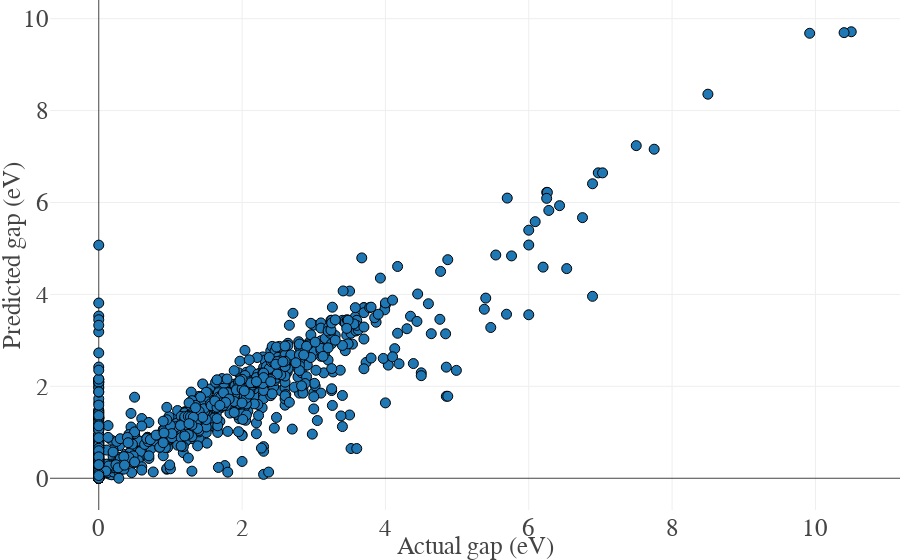

This figure's notebook cell:
### Code cell
from matminer.figrecipes.plot import PlotlyFig
pf = PlotlyFig(mode='notebook', margins=0, x_title='Actual gap (eV)', y_title='Predicted gap (eV)')
pf.xy([(y_test0, y_pred0)], labels=X_test0.index)

### Figure 1 — Plotly figure (JSON) as saved in the notebook; plotly's stock layout.template omitted (floating-point values rounded to 4 significant figures; data arrays with more than 128 entries replaced by an {"elided": "..."} marker saying what was removed)
{"data": [{"hoverinfo": "x+y+text", "hoverlabel": {"font": {"family": "Courier", "size": 25}}, "line": {"dash": "solid", "width": 2}, "marker": {"colorscale": "Viridis", "line": {"color": "black", "width": 1}, "showscale": false, "size": 10, "symbol": "circle"}, "mode": "markers", "text": {"elided": "1244 str values"}, "type": "scatter", "uid": "2db09d2e-c218-11e8-96db-c4b301c0ad2d", "x": {"elided": "1244 float values"}, "y": {"elided": "1244 float values"}}], "layout": {"hoverlabel": {"font": {"family": "Courier", "size": 25}}, "hovermode": "closest", "legend": {"font": {"family": "Courier", "size": 25}}, "margin": {"b": 50, "l": 50, "pad": 0, "r": 0, "t": 0}, "paper_bgcolor": "white", "plot_bgcolor": "white", "title": "", "titlefont": {"family": "Courier", "size": 25}, "xaxis": {"tickfont": {"family": "Courier", "size": 25}, "title": "Actual gap (eV)", "titlefont": {"family": "Courier", "size": 25}, "type": "linear"}, "yaxis": {"tickfont": {"family": "Courier", "size": 25}, "title": "Predicted gap (eV)", "titlefont": {"family": "Courier", "size": 25}, "type": "linear"}}}
